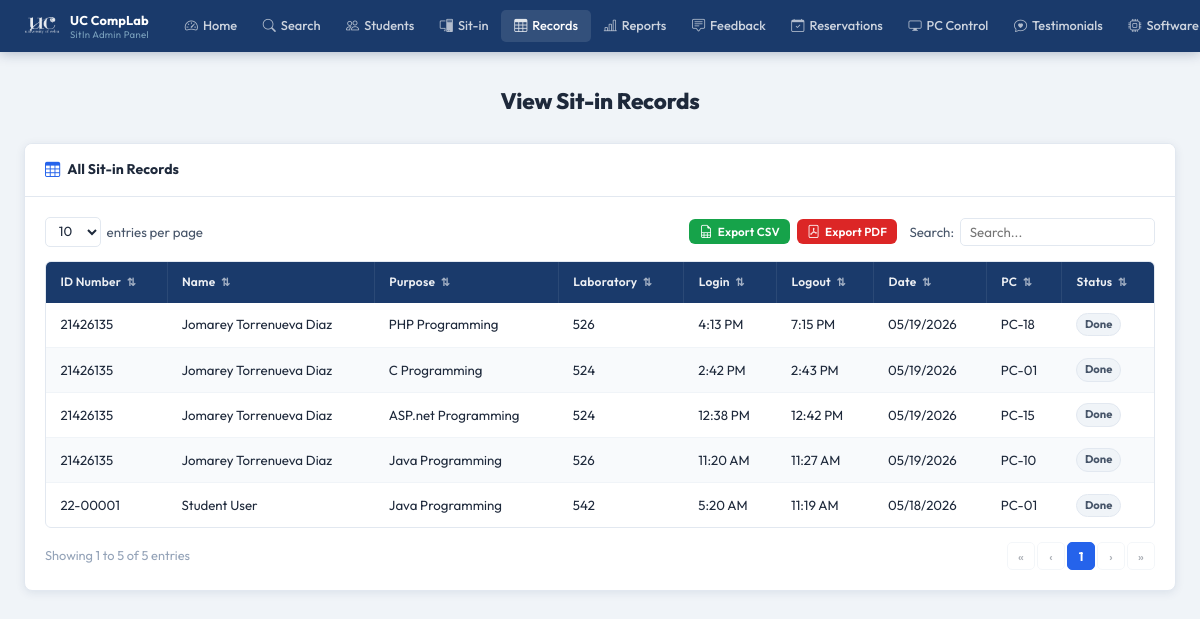
/pages/admin/view-sitin.php (signed in), run on an earlier commit of the app's database.
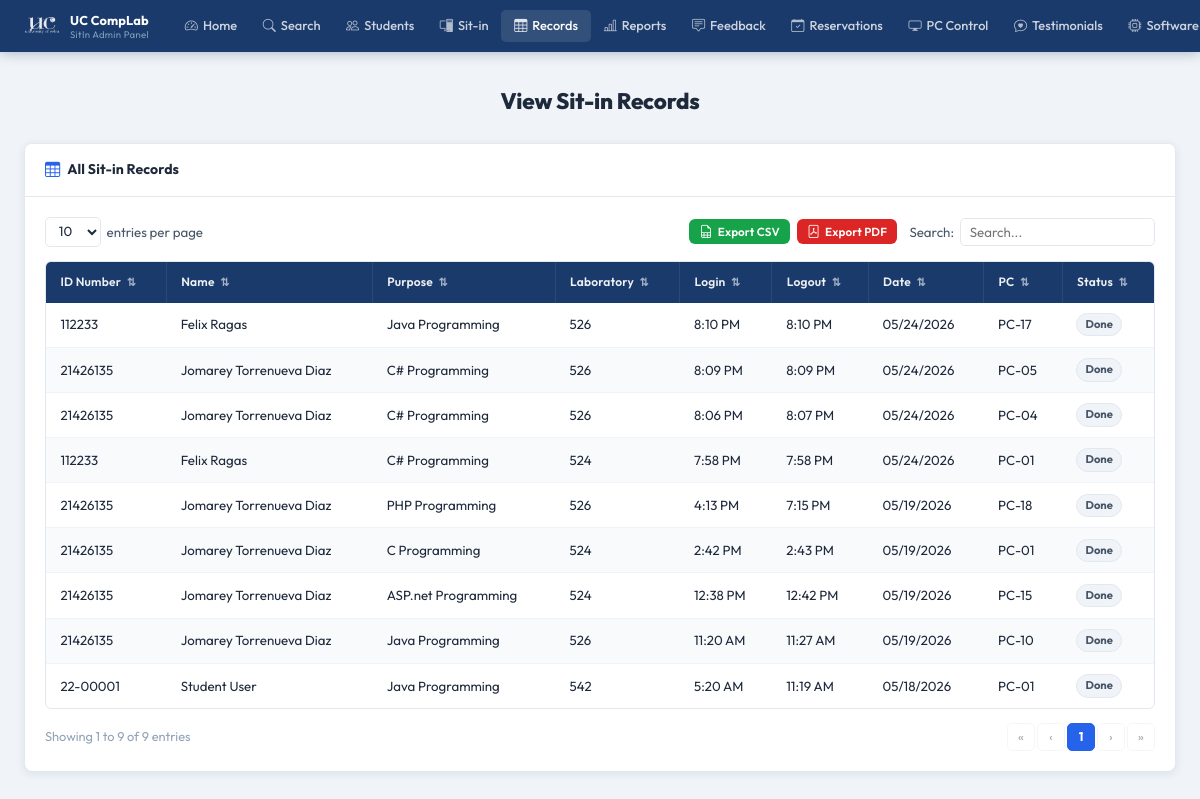
And on a later commit of the database.
### tables this page shows
CREATE TABLE sit_in_logs (
            id          INTEGER PRIMARY KEY AUTOINCREMENT,
            user_id     INTEGER NOT NULL,
            lab_room    TEXT    NOT NULL,
            purpose     TEXT,
            status      TEXT    DEFAULT 'active',
            login_time  DATETIME DEFAULT CURRENT_TIMESTAMP,
            logout_time DATETIME, pc_number INTEGER,
            FOREIGN KEY (user_id) REFERENCES users(id) ON DELETE CASCADE
        );

CREATE TABLE users (
            id                 INTEGER PRIMARY KEY AUTOINCREMENT,
            first_name         TEXT    NOT NULL,
            last_name          TEXT    NOT NULL,
            middle_name        TEXT,
            student_id         TEXT    UNIQUE NOT NULL,
            course             TEXT    NOT NULL,
            course_level       INTEGER NOT NULL,
            email              TEXT    UNIQUE NOT NULL,
            address            TEXT    NOT NULL,
            password           TEXT    NOT NULL,
            remaining_sessions INTEGER DEFAULT 30,
            created_at         DATETIME DEFAULT CURRENT_TIMESTAMP
        , profile_picture TEXT, points INTEGER DEFAULT 0);

### pages/admin/view-sitin.php (the view, shortened to what this page needs)
<?php
$base = '../../';
$db = getDB();
$records = $db->query("
    SELECT s.id, u.student_id,
           u.first_name || ' ' || COALESCE(u.middle_name || ' ', '') || u.last_name AS full_name,
           s.purpose, s.lab_room,
           s.login_time, s.logout_time,
           DATE(s.login_time) AS log_date, s.status, s.pc_number
    FROM sit_in_logs s
    JOIN users u ON u.id = s.user_id
    ORDER BY s.login_time DESC
")->fetchAll();
?>
<!DOCTYPE html>
<html lang="en">
<head>
  <link rel="stylesheet" href="<?= $base ?>assets/css/admin.css"/>
  <link rel="stylesheet" href="https://cdn.jsdelivr.net/npm/bootstrap-icons@1.11.3/font/bootstrap-icons.css"/>
</head>
<body>
<?php require_once __DIR__ . '/../../includes/admin-navbar.php'; ?>
<div class="admin-page">
  <div class="admin-inner">
    <h1 class="a-page-title">View Sit-in Records</h1>
    <div class="a-card">
      <div class="a-card-header">
        <i class="bi bi-table"></i> All Sit-in Records
      </div>
      <div class="a-card-body">
        <div class="a-table-controls">
          <div class="a-entries-wrap">
            <select id="recSelect" class="a-entries-select">
              <option>10</option><option>25</option><option>50</option>
            </select>
            <span>entries per page</span>
          </div>
          <div style="display: flex; align-items: center; gap: 0.75rem; flex-wrap: wrap;">
            <div class="a-export-buttons" style="display: flex; gap: 0.4rem;">
              <button onclick="exportTableToCSV('recTable', 'sit_in_records.csv')" class="a-btn a-btn-sm a-btn-green" title="Export current records to CSV">
                <i class="bi bi-file-earmark-spreadsheet"></i> Export CSV
              </button>
              <button onclick="exportTableToPDF('recTable', 'UC CompLab — Sit-in Records', 'sit_in_records.pdf')" class="a-btn a-btn-sm a-btn-red" title="Export current records to a high-fidelity PDF">
                <i class="bi bi-file-pdf"></i> Export PDF
              </button>
            </div>
            <div class="a-search-wrap" style="margin: 0;">
              <label>Search:</label>
              <input type="text" id="recSearch" class="a-search-box" placeholder="Search..."/>
            </div>
          </div>
        </div>
        <div class="a-table-wrap">
          <table class="a-table" id="recTable">
            <thead>
              <tr>
                <th class="a-sortable" data-col="0">ID Number <span class="a-sort-icon">⇅</span></th>
                <th class="a-sortable" data-col="1">Name <span class="a-sort-icon">⇅</span></th>
                <th class="a-sortable" data-col="2">Purpose <span class="a-sort-icon">⇅</span></th>
                <th class="a-sortable" data-col="3">Laboratory <span class="a-sort-icon">⇅</span></th>
                <th class="a-sortable" data-col="4">Login <span class="a-sort-icon">⇅</span></th>
                <th class="a-sortable" data-col="5">Logout <span class="a-sort-icon">⇅</span></th>
                <th class="a-sortable" data-col="6">Date <span class="a-sort-icon">⇅</span></th>
                <th class="a-sortable" data-col="7">PC <span class="a-sort-icon">⇅</span></th>
                <th class="a-sortable" data-col="8">Status <span class="a-sort-icon">⇅</span></th>
              </tr>
            </thead>
            <tbody id="recBody">
              <?php if (empty($records)): ?>
                <tr class="a-table-empty"><td colspan="9">No records found.</td></tr>
              <?php else: ?>
                <?php foreach ($records as $r): ?>
                  <tr class="a-data-row">
                    <td><?= htmlspecialchars($r['student_id']) ?></td>
                    <td><?= htmlspecialchars($r['full_name']) ?></td>
                    <td><?= htmlspecialchars($r['purpose'] ?? '—') ?></td>
                    <td><?= htmlspecialchars($r['lab_room']) ?></td>
                    <td><?= $r['login_time']  ? date('g:i A', strtotime($r['login_time']))  : '—' ?></td>
                    <td><?= $r['logout_time'] ? date('g:i A', strtotime($r['logout_time'])) : '—' ?></td>
                    <td><?= date('m/d/Y', strtotime($r['log_date'])) ?></td>
                    <td><?= $r['pc_number'] ? 'PC-'.str_pad($r['pc_number'],2,'0',STR_PAD_LEFT) : '—' ?></td>
                    <td>
                      <?php $st = $r['logout_time'] ? 'done' : 'active'; ?>
                      <span class="a-badge badge-<?= $st ?>"><?= ucfirst($st) ?></span>
                    </td>
                  </tr>
                <?php endforeach; ?>
              <?php endif; ?>
            </tbody>
          </table>
        </div>
        <div class="a-table-footer">
          <div class="a-table-info" id="recInfo"></div>
          <div class="a-pagination" id="recPag"></div>
        </div>
      </div>
    </div>
  </div>
</div>
</body>
</html>

What changed in the data, as far as the page shows it:
added sit_in_logs: user.student_id "112233", full_name "Felix Ragas", purpose "Java Programming", lab_room "526", login_time "8:10 PM", logout_time "8:10 PM", log_date "05/24/2026", pc_number "17", logout_time "Done"
added sit_in_logs: user.student_id "21426135", full_name "Jomarey Torrenueva Diaz", purpose "C# Programming", lab_room "526", login_time "8:09 PM", logout_time "8:09 PM", log_date "05/24/2026", pc_number "05", logout_time "Done"
added sit_in_logs: user.student_id "21426135", full_name "Jomarey Torrenueva Diaz", purpose "C# Programming", lab_room "526", login_time "8:06 PM", logout_time "8:07 PM", log_date "05/24/2026", pc_number "04", logout_time "Done"
added sit_in_logs: user.student_id "112233", full_name "Felix Ragas", purpose "C# Programming", lab_room "524", login_time "7:58 PM", logout_time "7:58 PM", log_date "05/24/2026", pc_number "01", logout_time "Done"
Also different on the page:
text written by a page script: "Showing 1 to 5 of 5 entries" → "Showing 1 to 9 of 9 entries"
